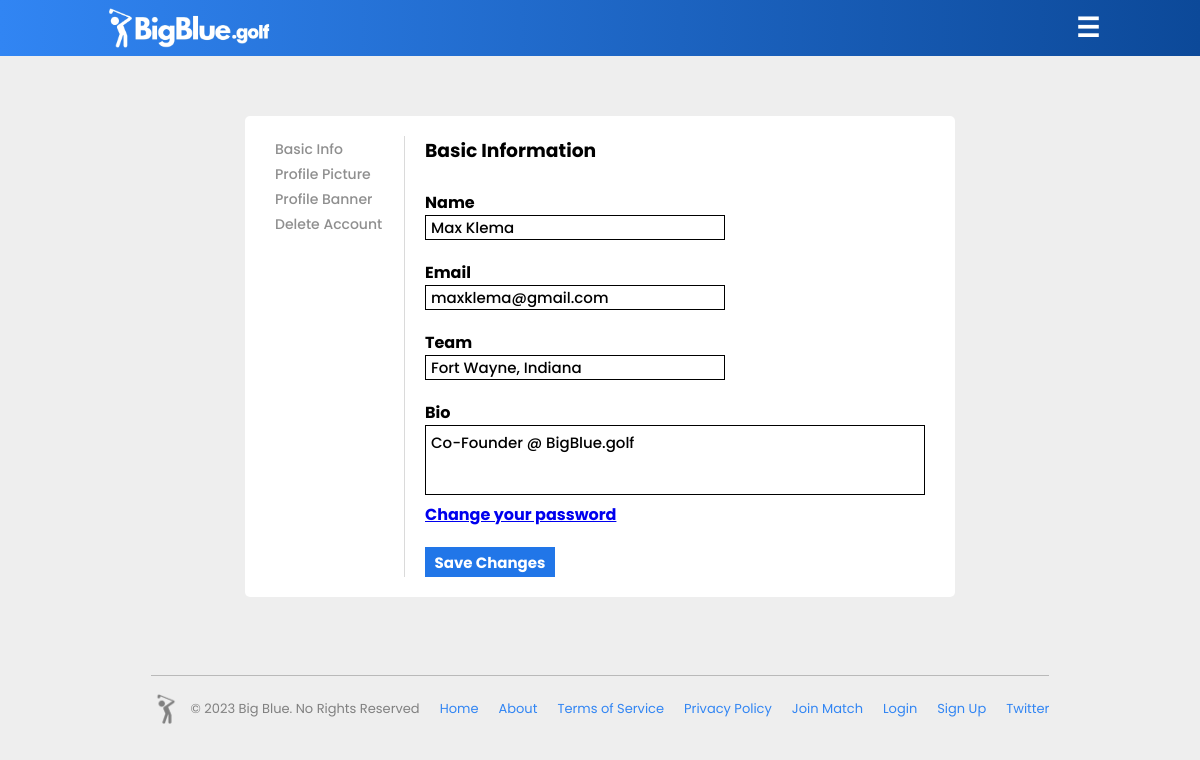
/profile/edit (signed in), run on the app's committed database.
### setup.py (models this page shows, shortened)
class users(db.Model):
    _id = db.Column("id", db.Integer, primary_key=True)
    name = db.Column(db.String(100))
    username = db.Column(db.String(50))
    password = db.Column(db.String(50))
    email = db.Column(db.String(100))
    rank = db.Column(db.String(10))
    gender = db.Column(db.String(10))
    bio = db.Column(db.String(500))
    team = db.Column(db.String(25))
    verified = db.Column(db.Integer)
    pic = db.Column(db.String)
    banner = db.Column(db.String)
    first_login = db.Column(db.DateTime, default="2022-06-03 03:15:12.433675")
    last_login = db.Column(db.DateTime, default="2022-06-03 03:15:12.433675")
    favored_courses = db.Column(db.String)

### main.py (the view)
@app.route("/profile/edit")
def edit_profile():
    if 'active_user' in session:
        found_user = users.query.filter_by(username=session['active_user'][0]).first()
        return render_template("edit_profile.html", data=found_user)
    else:
        return render_template("login.html")

### templates/edit_profile.html (shortened to what this page needs)
{% if data.rank == 'coach' %}
    {% extends "indexcontentcoachlogin.html" %}
{% elif data.rank == 'player' %}
    {% extends "indexcontentplayerlogin.html" %}
{% else %}
    {% extends "indexcontent.html" %}
{% endif %}
{% block content %}
    <head>
        <link rel="stylesheet" href="{{ url_for('static', filename='styles/edit_profile.css') }}">
    </head>
    <body onload="SelectUserBanner('{{data.banner}}');">
        <div class="main-container">
            <div class="main-frame">
                <div class="left-side">
                    <a style="cursor: pointer;" onclick="myFunctionTwo()">Basic Info</a><br>
                    <a style="cursor: pointer; margin-top: 5px;" onclick="myFunction()">Profile Picture</a><br>
                    <a style="cursor: pointer; margin-top: 5px;" onclick="myFunctionThree()">Profile Banner</a>
                    <a style="cursor: pointer; margin-top: 5px;" onclick="myFunctionFour()">Delete Account</a>
                </div>
                <div class="right-side">
                    <form method=POST name="Form" id="info-form" action="/edit_user_profile">
                        <h3>Basic Information</h3><br>
                        <label for="name">Name</label><br>
                        <input maxlength="25" onfocusout="checkFullName()" class="inputbox" id="name" value="{{data.name}}" name="name" type="text"><br>
                        <label for="email">Email</label><br>
                        <input maxlength="100" onfocusout="checkEmails()" class="inputbox" type="email" name="email" id="email" value="{{data.email}}"><br>
                        <label for="team">Team</label><br>
                        <input maxlength="25" onfocusout="checkTeam()" class="inputbox" type="text" name="team" id="team" value="{{data.team}}"><br>
                        <label for="bio">Bio</label><br>
                        <textarea maxlength="150" onfocusout="checkBio()" name="bio" id="bio">{{data.bio}}</textarea>
                        <a id="reset-password" href="/reset_password/{{data.email}}/{{data.name}}">Change your password</a><br>
                        <input type="submit" onclick="return validateForm()" value="Save Changes" id="form-submit">
                    </form>
                </div>
            </div>
        </div>
    </body>
{% endblock %}

### static/styles/edit_profile.css (style rules this page uses)
* { padding: 0; margin: 0; box-sizing: border-box; font-family: bigBlueBold; }
html, body { height: 100%; background-color: #eeeeee; }
.main-container { display: flex; margin-top: 5%; justify-content: center; }
.main-frame { width: 710px; background-color: white; border-radius: 5px; padding: 20px 30px; display: flex; flex-direction: row; margin-bottom: 5%; }
.left-side { width: 20%; border-right: 1px solid rgb(218, 218, 218); background-color: white; padding-right: 10px; }
.left-side a { background-color: white; font-size: 14px; margin-top: 20px; color: rgb(143, 143, 143); text-decoration: none; font-family: bigBlueMedium; }
.right-side { display: flex; justify-content: center; width: 80%; flex-direction: column; padding-left: 20px; background-color: white; }
.right-side h3 { background-color: white; }
.right-side form { background-color: white; }
.inputbox { height: 25px; width: 300px; padding: 5px; font-size: 15px; margin-bottom: 20px; border: 0.25px solid black; background-color: white; font-family: bigBlueMedium; padding: 5px 5px; }
#bio { width: 100%; height: 70px; background-color: white; resize: none; padding: 5px 5px; font-family: bigBlueMedium; font-size: 15px; border: 0.25px solid black; background-color: white; }
#form-submit { width: 130px; height: 30px; font-size: 15px; text-align: center; color: white; background: #2176e8; border: none; cursor: pointer; margin-top: 20px; }
.right-side form label { background-color: white; }

### data on the page
users: name "Max Klema", email "maxklema@gmail.com", team "Fort Wayne, Indiana", bio "Co-Founder @ BigBlue.golf"
